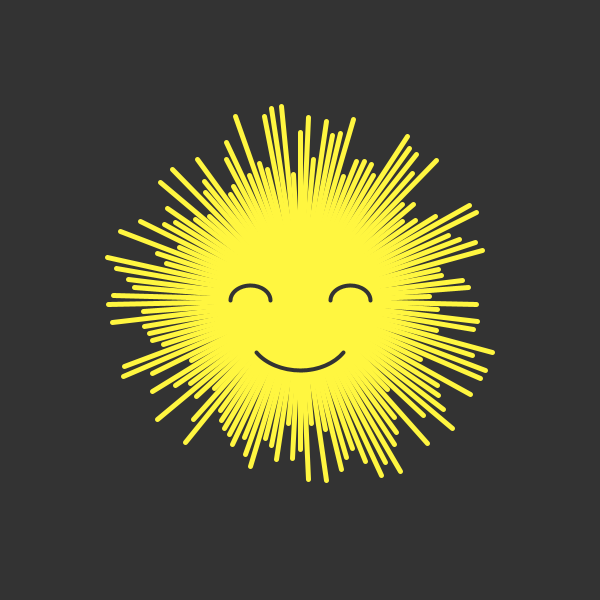
Frame 1 (no input)
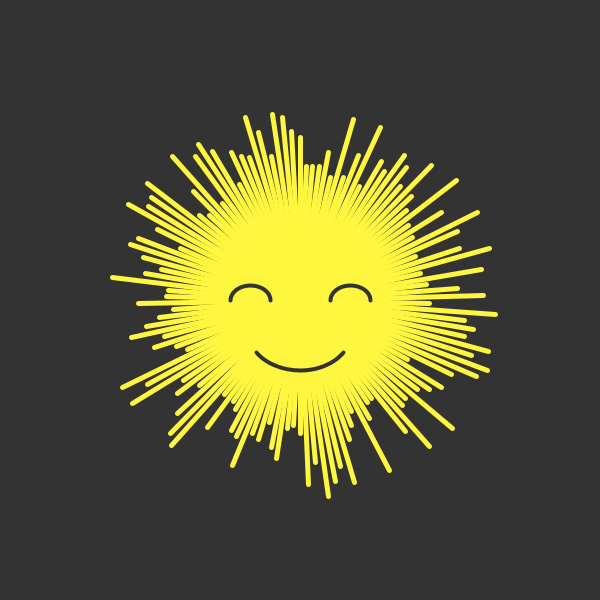
Frame 60 (the mouse pressed at the canvas centre just before this capture)
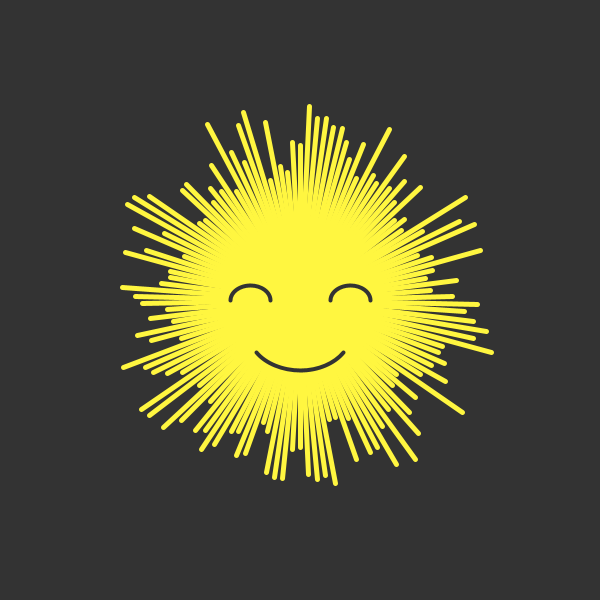
Frame 120 (the mouse held since frame 60 and released just before this capture)

The Processing sketch that drew these frames (run headless with seeded random() and noise(); from frame 60 on, the mouse is pressed at the canvas centre):

// Processing sketch: processing_51775
// ── processing_51775.pde


void setup() {
    size( 600, 600 );
    smooth();
}

void draw() {
    
    background( 51 ); //resents background color to dark gray
    int rbound = 200; //default
    
    fill( 255, 246, 64 ); //yellow
    stroke( 255, 246, 64 ); //yellow
    strokeWeight( 5 );
    int twinkle = 80; //distance change in ray length
    //float radius=200; //radius of rays
    float radius;
    int numPoints=130; //number of rays
    float angle=TWO_PI/(float)numPoints;
    
    //create rays
    for(int i=0;i<numPoints;i++)
    {
        radius = rbound - (int)random( 0, twinkle );
        line(300,300,radius*sin(angle*i)+300,radius*cos(angle*i)+300);
    } 
    
    //ellipse( 300, 300, 200, 200 ); //sun

    //face
    stroke( 51 ); //dark gray
    strokeWeight( 4 );
    
    if( mousePressed && mouseX < 300 ) {
        line( 230, 300, 270, 300 );
    } else {
        arc( 250, 300, 40, 30, PI, TWO_PI ); //left eye
    }
    
    if( mousePressed && mouseX > 300 ) {
        line( 330, 300, 370, 300 ); //right eye winking
    } else {
        arc( 350, 300, 40, 30, PI, TWO_PI ); //right eye
    }
    
    arc( 300, 335, 100, 70, PI/6, 5*PI/6 ); //mouth

}
